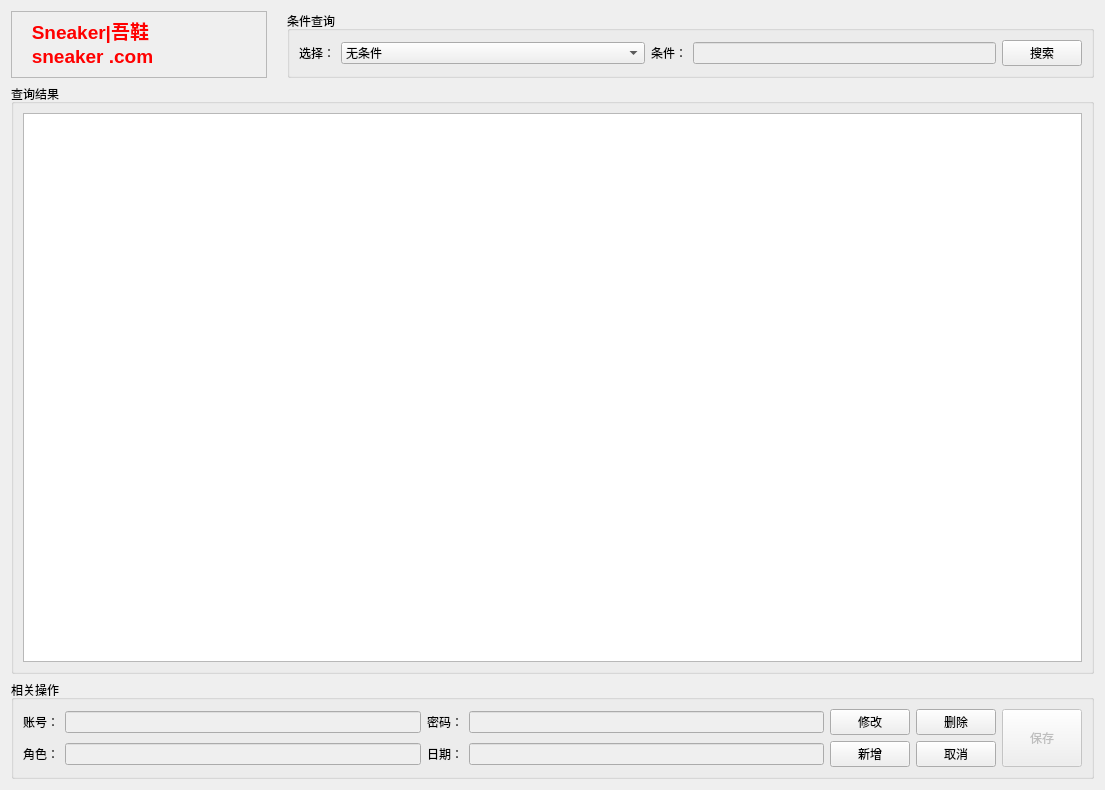
<?xml version="1.0" encoding="UTF-8"?>
<ui version="4.0">
 <class>UserForm</class>
 <widget class="QWidget" name="UserForm">
  <property name="geometry">
   <rect>
    <x>0</x>
    <y>0</y>
    <width>1105</width>
    <height>790</height>
   </rect>
  </property>
  <property name="windowTitle">
   <string>Form</string>
  </property>
  <layout class="QGridLayout" name="gridLayout_6">
   <item row="0" column="0">
    <layout class="QVBoxLayout" name="verticalLayout">
     <item>
      <layout class="QHBoxLayout" name="horizontalLayout_2">
       <property name="spacing">
        <number>0</number>
       </property>
       <property name="bottomMargin">
        <number>0</number>
       </property>
       <item>
        <widget class="QTextBrowser" name="textBrowser">
         <property name="enabled">
          <bool>false</bool>
         </property>
         <property name="sizePolicy">
          <sizepolicy hsizetype="Minimum" vsizetype="Ignored">
           <horstretch>0</horstretch>
           <verstretch>69</verstretch>
          </sizepolicy>
         </property>
         <property name="html">
          <string>&lt;!DOCTYPE HTML PUBLIC &quot;-//W3C//DTD HTML 4.0//EN&quot; &quot;http://www.w3.org/TR/REC-html40/strict.dtd&quot;&gt;
&lt;html&gt;&lt;head&gt;&lt;meta name=&quot;qrichtext&quot; content=&quot;1&quot; /&gt;&lt;style type=&quot;text/css&quot;&gt;
p, li { white-space: pre-wrap; }
&lt;/style&gt;&lt;/head&gt;&lt;body style=&quot; font-family:'SimSun'; font-size:9pt; font-weight:400; font-style:normal;&quot;&gt;
&lt;p style=&quot; margin-top:0px; margin-bottom:0px; margin-left:0px; margin-right:0px; -qt-block-indent:0; text-indent:0px;&quot;&gt;&lt;span style=&quot; font-size:14pt; font-weight:600; color:#ff0000;&quot;&gt;   Sneaker|吾鞋&lt;/span&gt;&lt;/p&gt;
&lt;p style=&quot; margin-top:0px; margin-bottom:0px; margin-left:0px; margin-right:0px; -qt-block-indent:0; text-indent:0px;&quot;&gt;&lt;span style=&quot; font-size:14pt; font-weight:600; color:#ff0000;&quot;&gt;   sneaker .com&lt;/span&gt;&lt;/p&gt;&lt;/body&gt;&lt;/html&gt;</string>
         </property>
        </widget>
       </item>
       <item>
        <spacer name="verticalSpacer">
         <property name="orientation">
          <enum>Qt::Vertical</enum>
         </property>
         <property name="sizeType">
          <enum>QSizePolicy::Ignored</enum>
         </property>
         <property name="sizeHint" stdset="0">
          <size>
           <width>20</width>
           <height>40</height>
          </size>
         </property>
        </spacer>
       </item>
       <item>
        <widget class="QGroupBox" name="groupBox">
         <property name="enabled">
          <bool>true</bool>
         </property>
         <property name="sizePolicy">
          <sizepolicy hsizetype="Ignored" vsizetype="Maximum">
           <horstretch>0</horstretch>
           <verstretch>0</verstretch>
          </sizepolicy>
         </property>
         <property name="title">
          <string>条件查询</string>
         </property>
         <layout class="QGridLayout" name="gridLayout_4">
          <item row="0" column="0">
           <layout class="QHBoxLayout" name="horizontalLayout">
            <item>
             <widget class="QLabel" name="label">
              <property name="contextMenuPolicy">
               <enum>Qt::NoContextMenu</enum>
              </property>
              <property name="text">
               <string>选择：</string>
              </property>
             </widget>
            </item>
            <item>
             <widget class="QComboBox" name="cb_condition">
              <property name="enabled">
               <bool>true</bool>
              </property>
              <property name="sizePolicy">
               <sizepolicy hsizetype="Expanding" vsizetype="Fixed">
                <horstretch>0</horstretch>
                <verstretch>0</verstretch>
               </sizepolicy>
              </property>
              <item>
               <property name="text">
                <string>无条件</string>
               </property>
              </item>
              <item>
               <property name="text">
                <string>账号</string>
               </property>
              </item>
              <item>
               <property name="text">
                <string>角色</string>
               </property>
              </item>
              <item>
               <property name="text">
                <string>日期</string>
               </property>
              </item>
             </widget>
            </item>
            <item>
             <widget class="QLabel" name="label_6">
              <property name="text">
               <string>条件：</string>
              </property>
             </widget>
            </item>
            <item>
             <widget class="QLineEdit" name="le_condition">
              <property name="enabled">
               <bool>false</bool>
              </property>
              <property name="clearButtonEnabled">
               <bool>true</bool>
              </property>
             </widget>
            </item>
            <item>
             <widget class="QPushButton" name="pb_search">
              <property name="sizePolicy">
               <sizepolicy hsizetype="Fixed" vsizetype="Fixed">
                <horstretch>0</horstretch>
                <verstretch>0</verstretch>
               </sizepolicy>
              </property>
              <property name="text">
               <string>搜索</string>
              </property>
             </widget>
            </item>
           </layout>
          </item>
         </layout>
        </widget>
       </item>
      </layout>
     </item>
     <item>
      <widget class="QGroupBox" name="groupBox_2">
       <property name="title">
        <string>查询结果</string>
       </property>
       <layout class="QGridLayout" name="gridLayout">
        <item row="0" column="0">
         <widget class="QTableWidget" name="tableWidget"/>
        </item>
       </layout>
      </widget>
     </item>
     <item>
      <widget class="QGroupBox" name="groupBox_3">
       <property name="title">
        <string>相关操作</string>
       </property>
       <layout class="QGridLayout" name="gridLayout_5">
        <item row="0" column="0">
         <layout class="QGridLayout" name="gridLayout_3">
          <item row="0" column="0">
           <widget class="QLabel" name="label_2">
            <property name="text">
             <string>账号：</string>
            </property>
           </widget>
          </item>
          <item row="0" column="1">
           <widget class="QLineEdit" name="le_id">
            <property name="enabled">
             <bool>false</bool>
            </property>
           </widget>
          </item>
          <item row="0" column="2">
           <widget class="QLabel" name="label_3">
            <property name="text">
             <string>密码：</string>
            </property>
           </widget>
          </item>
          <item row="0" column="3">
           <widget class="QLineEdit" name="le_pswd">
            <property name="enabled">
             <bool>false</bool>
            </property>
            <property name="clearButtonEnabled">
             <bool>true</bool>
            </property>
           </widget>
          </item>
          <item row="0" column="4">
           <widget class="QPushButton" name="pb_modify">
            <property name="sizePolicy">
             <sizepolicy hsizetype="Preferred" vsizetype="Preferred">
              <horstretch>0</horstretch>
              <verstretch>0</verstretch>
             </sizepolicy>
            </property>
            <property name="text">
             <string>修改</string>
            </property>
           </widget>
          </item>
          <item row="0" column="5">
           <widget class="QPushButton" name="pb_delete">
            <property name="sizePolicy">
             <sizepolicy hsizetype="Preferred" vsizetype="Fixed">
              <horstretch>0</horstretch>
              <verstretch>0</verstretch>
             </sizepolicy>
            </property>
            <property name="text">
             <string>删除</string>
            </property>
           </widget>
          </item>
          <item row="0" column="6" rowspan="2">
           <widget class="QPushButton" name="pb_save">
            <property name="enabled">
             <bool>false</bool>
            </property>
            <property name="sizePolicy">
             <sizepolicy hsizetype="Minimum" vsizetype="Preferred">
              <horstretch>0</horstretch>
              <verstretch>0</verstretch>
             </sizepolicy>
            </property>
            <property name="text">
             <string>保存</string>
            </property>
           </widget>
          </item>
          <item row="1" column="0">
           <widget class="QLabel" name="label_4">
            <property name="text">
             <string>角色：</string>
            </property>
           </widget>
          </item>
          <item row="1" column="1">
           <widget class="QLineEdit" name="le_role">
            <property name="enabled">
             <bool>false</bool>
            </property>
            <property name="clearButtonEnabled">
             <bool>true</bool>
            </property>
           </widget>
          </item>
          <item row="1" column="2">
           <widget class="QLabel" name="label_5">
            <property name="text">
             <string>日期：</string>
            </property>
           </widget>
          </item>
          <item row="1" column="3">
           <widget class="QLineEdit" name="le_date">
            <property name="enabled">
             <bool>false</bool>
            </property>
            <property name="clearButtonEnabled">
             <bool>true</bool>
            </property>
           </widget>
          </item>
          <item row="1" column="4">
           <widget class="QPushButton" name="pb_add">
            <property name="text">
             <string>新增</string>
            </property>
           </widget>
          </item>
          <item row="1" column="5">
           <widget class="QPushButton" name="pb_cancel">
            <property name="enabled">
             <bool>true</bool>
            </property>
            <property name="text">
             <string>取消</string>
            </property>
           </widget>
          </item>
         </layout>
        </item>
       </layout>
      </widget>
     </item>
    </layout>
   </item>
  </layout>
 </widget>
 <resources/>
 <connections/>
</ui>
